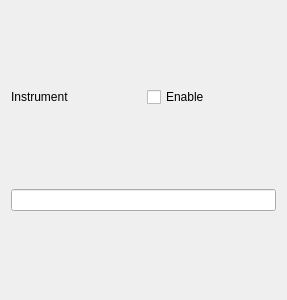
<?xml version="1.0" encoding="UTF-8"?>
<ui version="4.0">
 <class>Form</class>
 <widget class="QWidget" name="Form">
  <property name="geometry">
   <rect>
    <x>0</x>
    <y>0</y>
    <width>287</width>
    <height>300</height>
   </rect>
  </property>
  <property name="windowTitle">
   <string>Form</string>
  </property>
  <layout class="QVBoxLayout" name="verticalLayout">
   <item>
    <layout class="QHBoxLayout" name="horizontalLayout">
     <item>
      <widget class="QLabel" name="label">
       <property name="text">
        <string>Instrument</string>
       </property>
      </widget>
     </item>
     <item>
      <widget class="QCheckBox" name="enableCheckBox">
       <property name="text">
        <string>Enable</string>
       </property>
      </widget>
     </item>
    </layout>
   </item>
   <item>
    <widget class="QLineEdit" name="instrumentLineEdit"/>
   </item>
  </layout>
  <zorder>enableCheckBox</zorder>
  <zorder>instrumentLineEdit</zorder>
  <zorder>label</zorder>
  <zorder>label</zorder>
  <zorder>instrumentLineEdit</zorder>
 </widget>
 <resources/>
 <connections/>
</ui>
